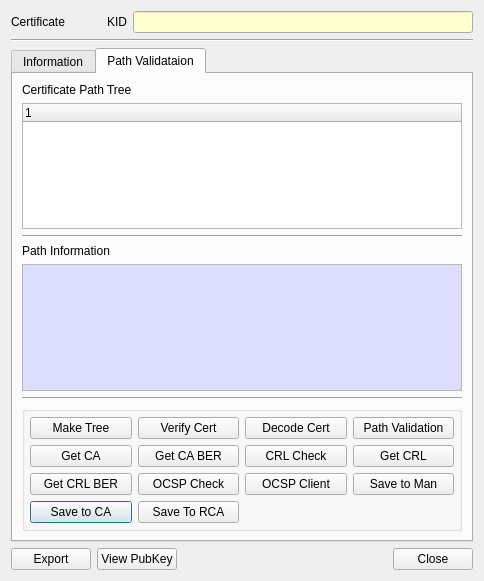
<?xml version="1.0" encoding="UTF-8"?>
<ui version="4.0">
 <class>CertInfoDlg</class>
 <widget class="QDialog" name="CertInfoDlg">
  <property name="geometry">
   <rect>
    <x>0</x>
    <y>0</y>
    <width>484</width>
    <height>581</height>
   </rect>
  </property>
  <property name="windowTitle">
   <string>Certificate information</string>
  </property>
  <layout class="QVBoxLayout" name="verticalLayout">
   <item>
    <layout class="QGridLayout" name="gridLayout_5">
     <property name="topMargin">
      <number>0</number>
     </property>
     <item row="0" column="3">
      <widget class="QLineEdit" name="mKIDText">
       <property name="minimumSize">
        <size>
         <width>340</width>
         <height>0</height>
        </size>
       </property>
       <property name="palette">
        <palette>
         <active>
          <colorrole role="Base">
           <brush brushstyle="SolidPattern">
            <color alpha="255">
             <red>255</red>
             <green>255</green>
             <blue>207</blue>
            </color>
           </brush>
          </colorrole>
         </active>
         <inactive>
          <colorrole role="Base">
           <brush brushstyle="SolidPattern">
            <color alpha="255">
             <red>255</red>
             <green>255</green>
             <blue>207</blue>
            </color>
           </brush>
          </colorrole>
         </inactive>
         <disabled/>
        </palette>
       </property>
       <property name="alignment">
        <set>Qt::AlignRight|Qt::AlignTrailing|Qt::AlignVCenter</set>
       </property>
       <property name="readOnly">
        <bool>true</bool>
       </property>
      </widget>
     </item>
     <item row="0" column="2">
      <widget class="QLabel" name="label_5">
       <property name="text">
        <string>KID</string>
       </property>
      </widget>
     </item>
     <item row="0" column="0">
      <widget class="QLabel" name="label_6">
       <property name="text">
        <string>Certificate </string>
       </property>
      </widget>
     </item>
     <item row="0" column="1">
      <spacer name="horizontalSpacer_3">
       <property name="orientation">
        <enum>Qt::Horizontal</enum>
       </property>
       <property name="sizeHint" stdset="0">
        <size>
         <width>40</width>
         <height>20</height>
        </size>
       </property>
      </spacer>
     </item>
    </layout>
   </item>
   <item>
    <widget class="Line" name="line_2">
     <property name="orientation">
      <enum>Qt::Horizontal</enum>
     </property>
    </widget>
   </item>
   <item>
    <widget class="QTabWidget" name="tabWidget">
     <property name="minimumSize">
      <size>
       <width>460</width>
       <height>0</height>
      </size>
     </property>
     <property name="currentIndex">
      <number>1</number>
     </property>
     <widget class="QWidget" name="mInfoTab">
      <attribute name="title">
       <string>Information</string>
      </attribute>
      <layout class="QGridLayout" name="gridLayout_2">
       <item row="4" column="0">
        <widget class="QLabel" name="label_2">
         <property name="text">
          <string>Detail Value</string>
         </property>
        </widget>
       </item>
       <item row="2" column="0">
        <widget class="QTableWidget" name="mFieldTable">
         <property name="minimumSize">
          <size>
           <width>0</width>
           <height>160</height>
          </size>
         </property>
         <property name="maximumSize">
          <size>
           <width>16777215</width>
           <height>16777215</height>
          </size>
         </property>
         <attribute name="horizontalHeaderHighlightSections">
          <bool>false</bool>
         </attribute>
        </widget>
       </item>
       <item row="5" column="0">
        <widget class="QPlainTextEdit" name="mDetailText">
         <property name="maximumSize">
          <size>
           <width>16777215</width>
           <height>100</height>
          </size>
         </property>
         <property name="palette">
          <palette>
           <active>
            <colorrole role="Base">
             <brush brushstyle="SolidPattern">
              <color alpha="255">
               <red>221</red>
               <green>221</green>
               <blue>255</blue>
              </color>
             </brush>
            </colorrole>
           </active>
           <inactive>
            <colorrole role="Base">
             <brush brushstyle="SolidPattern">
              <color alpha="255">
               <red>221</red>
               <green>221</green>
               <blue>255</blue>
              </color>
             </brush>
            </colorrole>
           </inactive>
           <disabled>
            <colorrole role="Base">
             <brush brushstyle="SolidPattern">
              <color alpha="255">
               <red>240</red>
               <green>240</green>
               <blue>240</blue>
              </color>
             </brush>
            </colorrole>
           </disabled>
          </palette>
         </property>
         <property name="acceptDrops">
          <bool>false</bool>
         </property>
         <property name="readOnly">
          <bool>true</bool>
         </property>
        </widget>
       </item>
       <item row="0" column="0">
        <layout class="QGridLayout" name="gridLayout_3">
         <property name="topMargin">
          <number>0</number>
         </property>
         <item row="0" column="0">
          <widget class="QLabel" name="label">
           <property name="text">
            <string>Field List</string>
           </property>
          </widget>
         </item>
         <item row="0" column="2">
          <widget class="QComboBox" name="mFieldTypeCombo"/>
         </item>
         <item row="0" column="1">
          <spacer name="horizontalSpacer_2">
           <property name="orientation">
            <enum>Qt::Horizontal</enum>
           </property>
           <property name="sizeHint" stdset="0">
            <size>
             <width>40</width>
             <height>20</height>
            </size>
           </property>
          </spacer>
         </item>
        </layout>
       </item>
       <item row="3" column="0">
        <widget class="Line" name="line_4">
         <property name="orientation">
          <enum>Qt::Horizontal</enum>
         </property>
        </widget>
       </item>
      </layout>
     </widget>
     <widget class="QWidget" name="mPathTab">
      <attribute name="title">
       <string>Path Validataion</string>
      </attribute>
      <layout class="QVBoxLayout" name="verticalLayout_2">
       <item>
        <widget class="QLabel" name="label_3">
         <property name="text">
          <string>Certificate Path Tree</string>
         </property>
        </widget>
       </item>
       <item>
        <widget class="QTreeWidget" name="mCertTree">
         <property name="contextMenuPolicy">
          <enum>Qt::DefaultContextMenu</enum>
         </property>
         <column>
          <property name="text">
           <string notr="true">1</string>
          </property>
         </column>
        </widget>
       </item>
       <item>
        <widget class="Line" name="line">
         <property name="orientation">
          <enum>Qt::Horizontal</enum>
         </property>
        </widget>
       </item>
       <item>
        <widget class="QLabel" name="label_4">
         <property name="text">
          <string>Path Information</string>
         </property>
        </widget>
       </item>
       <item>
        <widget class="QPlainTextEdit" name="mCertLogText">
         <property name="palette">
          <palette>
           <active>
            <colorrole role="Base">
             <brush brushstyle="SolidPattern">
              <color alpha="255">
               <red>221</red>
               <green>221</green>
               <blue>255</blue>
              </color>
             </brush>
            </colorrole>
           </active>
           <inactive>
            <colorrole role="Base">
             <brush brushstyle="SolidPattern">
              <color alpha="255">
               <red>221</red>
               <green>221</green>
               <blue>255</blue>
              </color>
             </brush>
            </colorrole>
           </inactive>
           <disabled/>
          </palette>
         </property>
         <property name="acceptDrops">
          <bool>false</bool>
         </property>
         <property name="readOnly">
          <bool>true</bool>
         </property>
        </widget>
       </item>
       <item>
        <widget class="Line" name="line_3">
         <property name="orientation">
          <enum>Qt::Horizontal</enum>
         </property>
        </widget>
       </item>
       <item>
        <widget class="QGroupBox" name="mManGroup">
         <property name="title">
          <string/>
         </property>
         <layout class="QVBoxLayout" name="verticalLayout_3">
          <property name="leftMargin">
           <number>5</number>
          </property>
          <property name="topMargin">
           <number>5</number>
          </property>
          <property name="rightMargin">
           <number>5</number>
          </property>
          <property name="bottomMargin">
           <number>5</number>
          </property>
          <item>
           <layout class="QGridLayout" name="gridLayout_4">
            <property name="topMargin">
             <number>0</number>
            </property>
            <item row="3" column="0">
             <widget class="QPushButton" name="mSaveToCABtn">
              <property name="text">
               <string>Save to CA</string>
              </property>
             </widget>
            </item>
            <item row="1" column="2">
             <widget class="QPushButton" name="mCRLCheckBtn">
              <property name="toolTip">
               <string>Check revoked certificate with CRL</string>
              </property>
              <property name="text">
               <string>CRL Check</string>
              </property>
             </widget>
            </item>
            <item row="1" column="0">
             <widget class="QPushButton" name="mGetCABtn">
              <property name="toolTip">
               <string>Get CA certificate and View certificate information</string>
              </property>
              <property name="text">
               <string>Get CA</string>
              </property>
             </widget>
            </item>
            <item row="2" column="3">
             <widget class="QPushButton" name="mSaveToManBtn">
              <property name="text">
               <string>Save to Man</string>
              </property>
             </widget>
            </item>
            <item row="0" column="3">
             <widget class="QPushButton" name="mPathValidBtn">
              <property name="toolTip">
               <string comment="Certificate path tree validation"/>
              </property>
              <property name="text">
               <string>Path Validation</string>
              </property>
             </widget>
            </item>
            <item row="0" column="0">
             <widget class="QPushButton" name="mMakeTreeBtn">
              <property name="toolTip">
               <string>Make certificate path tree</string>
              </property>
              <property name="text">
               <string>Make Tree</string>
              </property>
             </widget>
            </item>
            <item row="3" column="1">
             <widget class="QPushButton" name="mSaveTrustedCABtn">
              <property name="text">
               <string>Save To RCA</string>
              </property>
             </widget>
            </item>
            <item row="2" column="2">
             <widget class="QPushButton" name="mOCSPClientBtn">
              <property name="text">
               <string>OCSP Client</string>
              </property>
             </widget>
            </item>
            <item row="1" column="1">
             <widget class="QPushButton" name="mGetCA_BERBtn">
              <property name="text">
               <string>Get CA BER</string>
              </property>
             </widget>
            </item>
            <item row="0" column="2">
             <widget class="QPushButton" name="mDecodeCertBtn">
              <property name="toolTip">
               <string>Decode certificate in editor</string>
              </property>
              <property name="text">
               <string>Decode Cert</string>
              </property>
             </widget>
            </item>
            <item row="0" column="1">
             <widget class="QPushButton" name="mVerifyCertBtn">
              <property name="toolTip">
               <string>Verify certificate signature</string>
              </property>
              <property name="text">
               <string>Verify Cert</string>
              </property>
             </widget>
            </item>
            <item row="2" column="1">
             <widget class="QPushButton" name="mOCSPCheckBtn">
              <property name="toolTip">
               <string>Ceritificattion valid check with OCSP Server</string>
              </property>
              <property name="text">
               <string>OCSP Check</string>
              </property>
             </widget>
            </item>
            <item row="2" column="0">
             <widget class="QPushButton" name="mGetCRL_BERBtn">
              <property name="text">
               <string>Get CRL BER</string>
              </property>
             </widget>
            </item>
            <item row="1" column="3">
             <widget class="QPushButton" name="mGetCRLBtn">
              <property name="toolTip">
               <string>Get CRL and View CRL Information</string>
              </property>
              <property name="text">
               <string>Get CRL</string>
              </property>
             </widget>
            </item>
           </layout>
          </item>
         </layout>
        </widget>
       </item>
      </layout>
     </widget>
    </widget>
   </item>
   <item>
    <layout class="QGridLayout" name="gridLayout">
     <property name="topMargin">
      <number>0</number>
     </property>
     <item row="0" column="5">
      <spacer name="horizontalSpacer">
       <property name="orientation">
        <enum>Qt::Horizontal</enum>
       </property>
       <property name="sizeHint" stdset="0">
        <size>
         <width>40</width>
         <height>20</height>
        </size>
       </property>
      </spacer>
     </item>
     <item row="0" column="0">
      <widget class="QPushButton" name="mExportBtn">
       <property name="toolTip">
        <string>Save certificate as pem</string>
       </property>
       <property name="text">
        <string>Export</string>
       </property>
      </widget>
     </item>
     <item row="0" column="6">
      <widget class="QPushButton" name="mCloseBtn">
       <property name="text">
        <string>Close</string>
       </property>
      </widget>
     </item>
     <item row="0" column="1">
      <widget class="QPushButton" name="mViewPubKeyBtn">
       <property name="text">
        <string>View PubKey</string>
       </property>
      </widget>
     </item>
    </layout>
   </item>
  </layout>
 </widget>
 <tabstops>
  <tabstop>mKIDText</tabstop>
  <tabstop>tabWidget</tabstop>
  <tabstop>mFieldTypeCombo</tabstop>
  <tabstop>mFieldTable</tabstop>
  <tabstop>mDetailText</tabstop>
  <tabstop>mCertTree</tabstop>
  <tabstop>mCertLogText</tabstop>
  <tabstop>mMakeTreeBtn</tabstop>
  <tabstop>mVerifyCertBtn</tabstop>
  <tabstop>mDecodeCertBtn</tabstop>
  <tabstop>mPathValidBtn</tabstop>
  <tabstop>mGetCABtn</tabstop>
  <tabstop>mGetCA_BERBtn</tabstop>
  <tabstop>mCRLCheckBtn</tabstop>
  <tabstop>mGetCRLBtn</tabstop>
  <tabstop>mGetCRL_BERBtn</tabstop>
  <tabstop>mOCSPCheckBtn</tabstop>
  <tabstop>mOCSPClientBtn</tabstop>
  <tabstop>mSaveToManBtn</tabstop>
  <tabstop>mSaveToCABtn</tabstop>
  <tabstop>mSaveTrustedCABtn</tabstop>
  <tabstop>mExportBtn</tabstop>
  <tabstop>mViewPubKeyBtn</tabstop>
  <tabstop>mCloseBtn</tabstop>
 </tabstops>
 <resources/>
 <connections/>
</ui>
